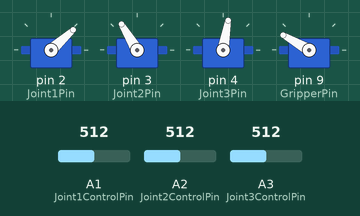
Simulated run of this sketch. Board: Arduino Uno, built with avr-gcc and run on an emulated ATmega328P. Shown: 4 × servo. The test bench sets the inputs (shaded band); at power-on: A1 (Joint1ControlPin) = 512, A2 (Joint2ControlPin) = 512, A3 (Joint3ControlPin) = 512.

Above: at 1.2 s.
1.3 s: A1 (Joint1ControlPin) set to 716
At 2.5 s:
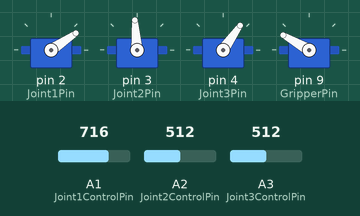
2.8 s: A2 (Joint2ControlPin) set to 716
At 3.5 s:
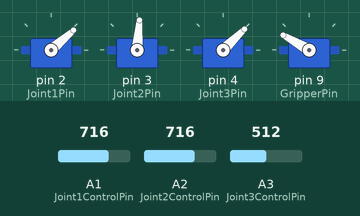
4.3 s: A3 (Joint3ControlPin) set to 716
At 4.8 s:
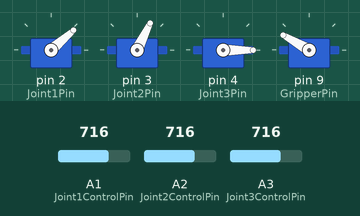
5.8 s: A1 (Joint1ControlPin) set to 900
At 6.9 s:
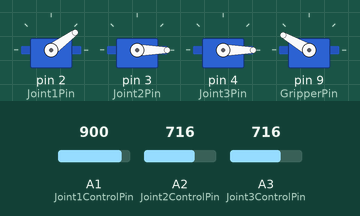
7.3 s: A2 (Joint2ControlPin) set to 900
At 8.3 s:
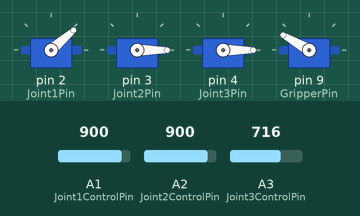
8.8 s: A3 (Joint3ControlPin) set to 342
10.3 s: A3 (Joint3ControlPin) set to 316
At 10.6 s:
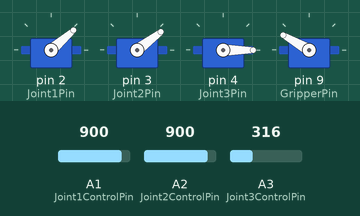
Timing chart, 0 to 12.8 s (numbered marks = the images above; inputs shaded):
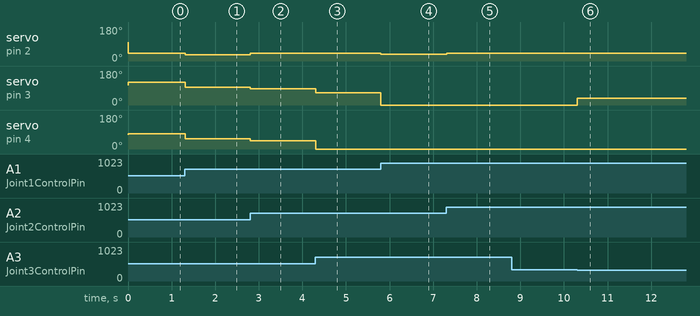

Measured:
- the behaviour switches between 329 and 328 on A3 (Joint3ControlPin) (found by bisection; images 5 and 6)
- after the input at 1.3 s, servo on pin 2 (Joint1Pin): 42° → 34° at once; servo on pin 3 (Joint2Pin): 121° → 94° at once; servo on pin 4 (Joint3Pin): 80° → 55° at once
- after the input at 2.8 s, servo on pin 2 (Joint1Pin): 34° → 41° at once; servo on pin 3 (Joint2Pin): 94° → 85° at once; servo on pin 4 (Joint3Pin): 55° → 44° at once
- after the input at 4.3 s, servo on pin 3 (Joint2Pin): 85° → 64° at once; servo on pin 4 (Joint3Pin): 44° → 0° at once
- after the input at 5.8 s, servo on pin 2 (Joint1Pin): 41° → 36° at once; servo on pin 3 (Joint2Pin): 64° → 0° at once
- after the input at 7.3 s, servo on pin 2 (Joint1Pin): 36° → 41° at once
- after the input at 8.8 s, every drawn part: stays the same
- after the input at 10.3 s, servo on pin 3 (Joint2Pin): 0° → 37° at once

The sketch:

InverseKinematicsVariable.ino
```cpp
////////////////////////
// Forward Kinematics //
////////////////////////

#include <Servo.h>
#include <math.h>

// Arm Servo pins
#define Joint1Pin 2
#define Joint2Pin 3
#define Joint3Pin 4
#define GripperPin 9

// Control Pins
int Joint1ControlPin = A1;
int Joint2ControlPin = A2;
int Joint3ControlPin = A3;

// Control Values
int Joint1Control = 512; // middle value between 0 and 1024
int Joint2Control = 512; // middle value between 0 and 1024
int Joint3Control = 512;

// Servo Objects
Servo Joint1;
Servo Joint2;
Servo Joint3;
Servo Gripper;

// X, Y, Z Values
float x = 90;
float y = 90;
float z = 90;

// Link lengths (mm)
float l1 = 90;
float l2 = 170;

// Declare thetas
float theta_1;
float theta_2;
float theta_3;

// Starting Joint Angles
int Joint1Angle = 90; // Change 5 sets of angles
int Joint2Angle = 90; // Change 5 sets of angles
int Joint3Angle = 90; // Change 5 sets of angles
int GripperOpen = 150; // Open gripper; Need to tune value
int GripperClose = 60; // Close gripper; Need to tune value

// Joint Angle Offsets
int Joint1Offset = 10; // Your value may be different
int Joint2Offset = 15; // Your value may be different
int Joint3Offset = -14; // Your value may be different

void calculate_theta_1()
{
theta_1 = acos(x / sqrt(pow(x, 2) + pow(y, 2))) * (180 / PI);
}

void calculate_theta_2()
{
float phi = atan(-1*z / sqrt(pow(x, 2) + pow(y, 2))) * (180 / PI);
float beta_top = pow(l1, 2) + pow(x, 2) + pow(y, 2) + pow(z, 2) - pow(l2, 2);
float beta_bottom = (2 * l1 * sqrt(pow(x, 2) + pow(y, 2) + pow(z, 2)));
float beta = acos((beta_top / beta_bottom)) * (180 / PI);
theta_2 = phi + beta;
}

void calculate_theta_3()
{
theta_3 = acos(((pow(x, 2) + pow(y, 2) + pow(z, 2) - pow(l1, 2) - pow(l2, 2)) / (2 * l1 * l2))) * (180 / PI);
}

void setup()
{
 Serial.begin(9600);
 Joint1.attach(Joint1Pin);
 Joint2.attach(Joint2Pin);
 Joint3.attach(Joint3Pin);
 Gripper.attach(GripperPin);

 // Write initial values
 Joint1.write(Joint1Angle+Joint1Offset);
 Joint2.write(Joint2Angle+Joint2Offset);
 Joint3.write(Joint3Angle+Joint3Offset);
 Gripper.write(GripperOpen);
 delay(5);
}

void loop()
{
 // Read Potentiometer Values
 float read_x = analogRead(Joint1ControlPin);
 float read_y = analogRead(Joint2ControlPin);
 float read_z = analogRead(Joint3ControlPin);

 x = map(read_x,0,1023,0,240);
 y = map(read_y,0,1023,0,150);
 z = map(read_z,0,1023,0,-240);

 calculate_theta_1();
 calculate_theta_2();
 calculate_theta_3();

 Joint1.write(theta_1+Joint1Offset);
 Joint2.write(theta_2+Joint2Offset);
 Joint3.write(theta_3+Joint3Offset);

 delay(10);
}
```
